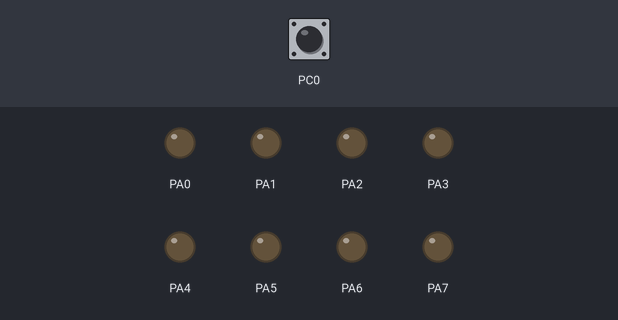
Bench run of a program on a simulated ATmega32, built with avr-gcc and emulated at 8 MHz. Shown: output pins drawn as LEDs (lit = HIGH). The inputs (shaded band) are chosen by the test bench; at power-on: PC0 HIGH.

Above: at 1.2 s.
1.3 s: PC0 pulled LOW for 1 s
At 2.7 s:
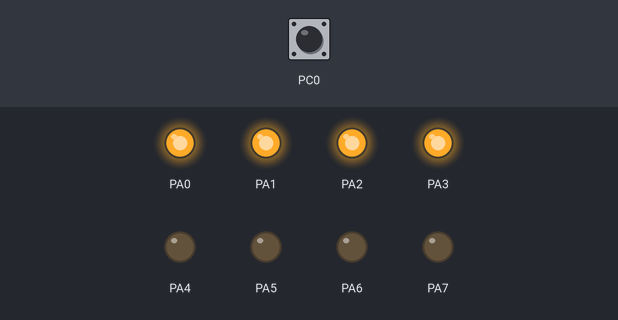
3.8 s: PC0 pulled LOW for 0.15 s
At 4.6 s:
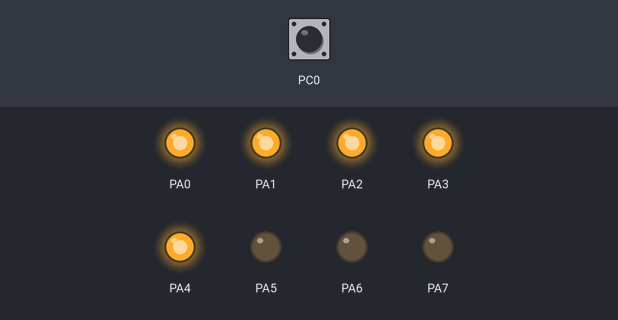
5.4 s: PC0 pulled LOW for 0.15 s
At 5.9 s:
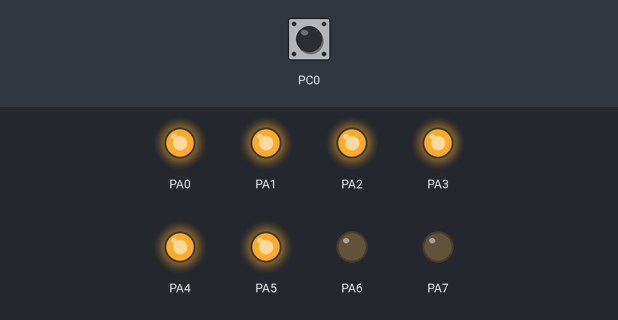
7.0 s: PC0 pulled LOW for 3.2 s
At 7.9 s:
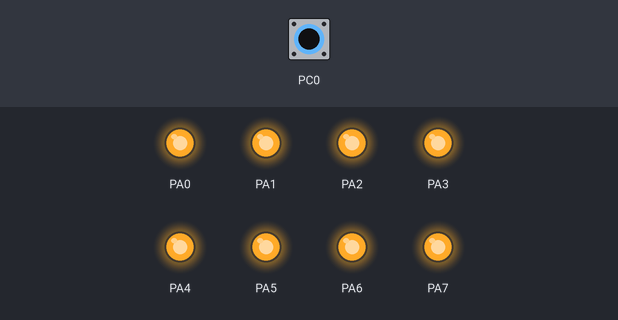
Timing chart, 0 to 10.0 s (numbered marks = the images above; inputs shaded):
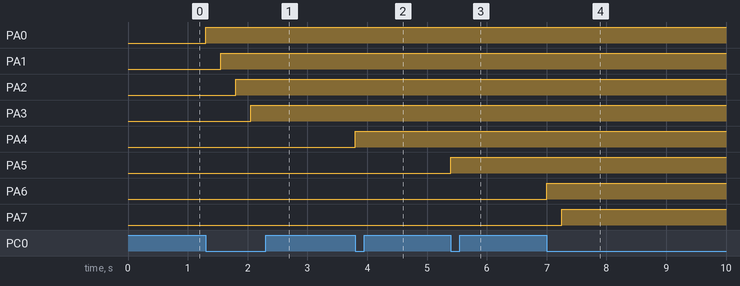

Measured:
- after the input at 1.3 s, PA0: LOW → HIGH at once; PA1: LOW → HIGH after 0.25 s; PA2: LOW → HIGH after 0.50 s; PA3: LOW → HIGH after 0.75 s
- after the input at 3.8 s, PA4: LOW → HIGH at once
- after the input at 5.4 s, PA5: LOW → HIGH at once
- after the input at 7.0 s, PA6: LOW → HIGH at once; PA7: LOW → HIGH after 0.25 s

The program:

main.cpp
```cpp
/*
 * task 2.cpp
 *
 * Created: 12/20/2022 7:45:38 PM
 * Author : madaa
 */

#include <avr/io.h>
#include "memorymap.h"
#define F_CPU 8000000UL
#include <util/delay.h>

int main(void)
{
	unsigned int i;
	//unsigned int x;
	DDRA=0b11111111 ;
	clearbit(DDRC,0);
	setbit(PORTC,0);

	while (1)
	{

		//for(i=0;i<8;i++)
		//{}

			if(readbit(PINC,0) ==0)
			{
				setbit(PORTA,i);
				_delay_ms(250);
			i++;
			}

	}
}
```

memorymap.h
```cpp
/*
 * memorymap.h
 *
 * Created: 12/20/2022 7:47:39 PM
 *  Author: madaa
 */


#ifndef MEMORYMAP_H_
#define MEMORYMAP_H_

#define DDRA (*(volatile unsigned char *)0x3A)
#define PORTA (*(volatile unsigned char *)0x3B)
#define PINA (*(volatile unsigned char *)0x39)


#define PORTC (*(volatile unsigned char *)0x35)
#define DDRC (*(volatile unsigned char *)0x34)
#define PINC (*(volatile unsigned char *)0x33)

#define setbit(reg,bit)     (reg=reg|(1<<bit))
#define clearbit(reg,bit)   (reg=reg &~(1<<bit))
#define readbit(reg,bit)    ((reg>>bit)&1)


#endif /* MEMORYMAP_H_ */
```
